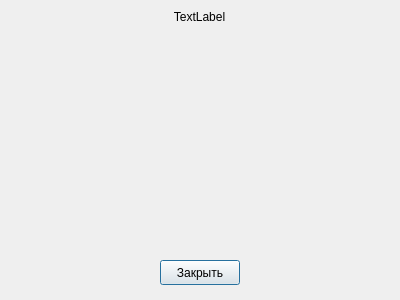
<?xml version="1.0" encoding="UTF-8"?>
<ui version="4.0">
 <class>DialogAbout</class>
 <widget class="QDialog" name="DialogAbout">
  <property name="geometry">
   <rect>
    <x>0</x>
    <y>0</y>
    <width>400</width>
    <height>300</height>
   </rect>
  </property>
  <property name="windowTitle">
   <string>Об авторе</string>
  </property>
  <widget class="QLabel" name="label">
   <property name="geometry">
    <rect>
     <x>14</x>
     <y>10</y>
     <width>371</width>
     <height>241</height>
    </rect>
   </property>
   <property name="text">
    <string>TextLabel</string>
   </property>
   <property name="alignment">
    <set>Qt::AlignHCenter|Qt::AlignTop</set>
   </property>
  </widget>
  <widget class="QPushButton" name="pushButton">
   <property name="geometry">
    <rect>
     <x>160</x>
     <y>260</y>
     <width>80</width>
     <height>25</height>
    </rect>
   </property>
   <property name="text">
    <string>Закрыть</string>
   </property>
  </widget>
 </widget>
 <resources/>
 <connections>
  <connection>
   <sender>pushButton</sender>
   <signal>clicked()</signal>
   <receiver>DialogAbout</receiver>
   <slot>close()</slot>
   <hints>
    <hint type="sourcelabel">
     <x>199</x>
     <y>272</y>
    </hint>
    <hint type="destinationlabel">
     <x>199</x>
     <y>149</y>
    </hint>
   </hints>
  </connection>
 </connections>
</ui>
